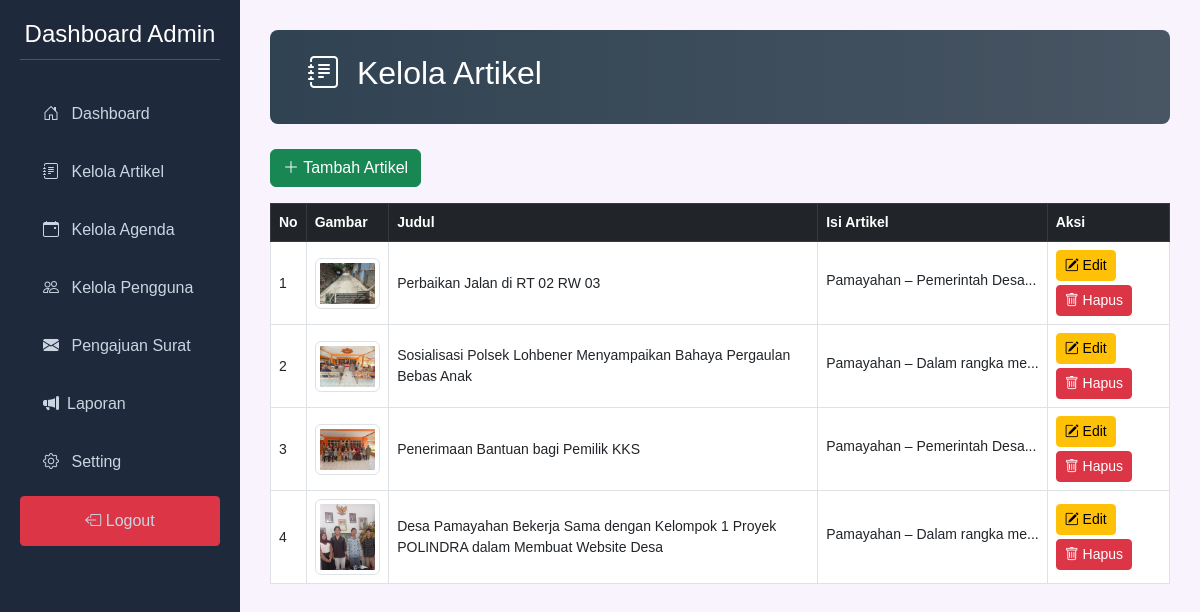
The page /resource/view/admin/artikel_crud.php (signed in) on the database its author committed.
### tables this page shows
CREATE TABLE `artikel` (
  `id` int NOT NULL,
  `judul` varchar(255) NOT NULL,
  `isi` text NOT NULL,
  `gambar` varchar(255) DEFAULT NULL,
  `dibuat_pada` timestamp NOT NULL DEFAULT CURRENT_TIMESTAMP,
  `penulis` varchar(255) NOT NULL
);

### resource/view/admin/artikel_crud.php (the view, shortened to what this page needs)
<?php
include "../db.php";
$result = $conn->query("SELECT * FROM artikel ORDER BY dibuat_pada DESC");
?>
<!DOCTYPE html>
<html lang="id">
<head>
  <link rel="stylesheet" href="https://cdn.jsdelivr.net/npm/bootstrap@5.3.0/dist/css/bootstrap.min.css">
  <link rel="stylesheet" href="https://cdn.jsdelivr.net/npm/bootstrap-icons@1.10.5/font/bootstrap-icons.css">
  <link rel="stylesheet" href="../../css/crud.css">
</head>
<body>
<div class="sidebar">
    <h2>Dashboard Admin</h2>
    <a href="dashboard.php"><i class="bi bi-house-door m-2"></i> Dashboard</a>
    <a href="artikel_crud.php"><i class="bi bi-journal-text m-2"></i> Kelola Artikel</a>
    <a href="agenda_crud.php"><i class="bi bi-calendar-event m-2"></i> Kelola Agenda</a>
    <a href="mandiri_crud.php"><i class="bi bi-people m-2"></i> Kelola Pengguna</a>
    <a href="pengajuan.php"><i class="bi bi-envelope-fill m-2"></i> Pengajuan Surat</a>
    <a href="laporan.php"><i class="bi bi-megaphone-fill m-2"></i>Laporan</a>
    <a href="Setting_admin.php"><i class="bi bi-gear m-2"></i> Setting</a>
    <a href="../home.php" class="btn btn-danger"><i class="bi bi-box-arrow-left"></i> Logout</a>
</div>
<div class="main">
<div class="admin-header">
    <h2><i class="bi bi-journal-text m-2"></i> Kelola Artikel</h2>
</div>
    <a href="tambah_artikel.php" class="btn btn-success mb-3"><i class="bi bi-plus-lg"></i> Tambah Artikel</a>
    <table class="table table-bordered bg-white">
      <thead class="table-dark">
        <tr>
          <th>No</th>
          <th>Gambar</th>
          <th>Judul</th>
          <th>Isi Artikel</th>
          <th>Aksi</th>
        </tr>
      </thead>
      <tbody>
        <?php $no = 1; while ($row = $result->fetch_assoc()): ?>
        <tr>
          <td><?= $no++ ?></td>
          <td>
            <?php if ($row['gambar']): ?>
              <img src="../../img/<?= htmlspecialchars($row['gambar']) ?>" class="img-thumbnail" alt="Gambar">
            <?php else: ?>
              <em>Belum ada</em>
            <?php endif; ?>
          </td>
          <td><?= htmlspecialchars($row['judul']) ?></td>
          <td>
            <span class="truncate-text" title="<?= strip_tags($row['isi']) ?>">
              <?= htmlspecialchars(mb_strimwidth(strip_tags($row['isi']), 0, 30, '...')) ?>
            </span>
          </td>
          <td>
            <a href="edit_artikel.php?id=<?= $row['id'] ?>" class="btn btn-sm btn-warning mb-1">
              <i class="bi bi-pencil-square"></i> Edit
            </a>
            <a href="hapus_artikel.php?id=<?= $row['id'] ?>" onclick="return confirm('Yakin ingin menghapus artikel ini?')" class="btn btn-sm btn-danger">
              <i class="bi bi-trash"></i> Hapus
            </a>
          </td>
        </tr>
        <?php endwhile; ?>
      </tbody>
    </table>
</div>
</body>
</html>

### resource/css/crud.css (style rules this page uses)
body { background-color: #f8f3fc; font-family: "Arial", sans-serif; }
.sidebar { height: 100vh; width: 240px; position: fixed; background-color: #1e293b; color: white; padding: 20px; }
.sidebar h2 { text-align: center; margin-bottom: 30px; font-size: 24px; border-bottom: 1px solid #475569; padding-bottom: 10px; }
.sidebar a { display: block; color: #cbd5e1; padding: 12px 15px; text-decoration: none; border-radius: 4px; margin-bottom: 10px; }
.main { margin-left: 240px; padding: 30px; }
.img-thumbnail { width: 75px; height: auto; }
.table td, .table th { vertical-align: middle; font-size: 14px; }
.truncate-text { white-space: nowrap; overflow: hidden; text-overflow: ellipsis; max-width: 250px; display: inline-block; }
.admin-header { background: linear-gradient(to right, #304352, #485563); padding: 24px 30px; border-radius: 8px; color: white; margin-bottom: 25px; }

### rows shown on the page
artikel: gambar (picture), judul "Perbaikan Jalan di RT 02 RW 03", isi "Pamayahan – Pemerintah Desa..."
artikel: gambar (picture), judul "Sosialisasi Polsek Lohbener Menyampaikan Bahaya Pergaulan Bebas Anak", isi "Pamayahan – Dalam rangka me..."
artikel: gambar (picture), judul "Penerimaan Bantuan bagi Pemilik KKS", isi "Pamayahan – Pemerintah Desa..."
artikel: gambar (picture), judul "Desa Pamayahan Bekerja Sama dengan Kelompok 1 Proyek POLINDRA dalam Membuat Website Desa", isi "Pamayahan – Dalam rangka me..."
